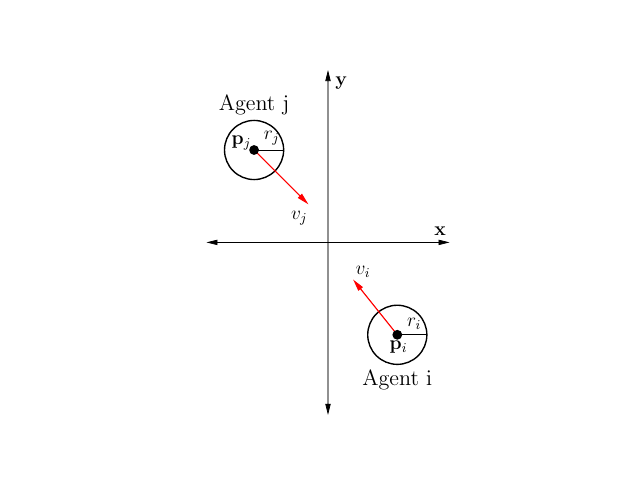

Reproduce this figure in Python.
import matplotlib.pyplot as plt

# Enable LaTeX for text rendering
plt.rcParams['text.usetex'] = True
plt.rcParams['font.family'] = 'serif'
plt.rcParams['font.serif'] = 'Computer Modern'

# Positions and radii
pA = [0.75, -1]
pB = [-0.8, 1]
rA = 0.32
rB = 0.32

# Velocities
vA = [-0.4, 0.5]
vB = [0.5, -0.5]

fig, ax = plt.subplots()

# Plotting the circles
circleA = plt.Circle((pA[0], pA[1]), rA,  facecolor='none',
                     edgecolor='black', lw=1.0)
circleB = plt.Circle((pB[0], pB[1]), rB,  facecolor='none',
                     edgecolor='black', lw=1.0)
ax.add_artist(circleA)
ax.add_artist(circleB)

# Plotting the points
plt.plot(pA[0], pA[1], 'ko')  # Point A
plt.plot(pB[0], pB[1], 'ko')  # Point B

# Annotating the points
plt.text(pA[0] + 0.1, pA[1] - 0.2, '  $\mathbf{p}_i$', fontsize=14,
         verticalalignment='bottom', horizontalalignment='right', weight='bold')
plt.text(pB[0] - 0.05, pB[1], '  $\mathbf{p}_j$', fontsize=14,
         verticalalignment='bottom', horizontalalignment='right', weight='bold')

# Drawing radius lines
plt.plot([pA[0], pA[0] + rA], [pA[1], pA[1]], 'k-', lw=0.5)
plt.plot([pB[0], pB[0] + rB], [pB[1], pB[1]], 'k-', lw=0.5)

# Annotating radii
plt.text(pA[0] + rA/3, pA[1] + 0.05, '$r_i$', fontsize=14,
         verticalalignment='bottom', horizontalalignment='left')
plt.text(pB[0] + rB/3, pB[1] + 0.05, '$r_j$', fontsize=14,
         verticalalignment='bottom', horizontalalignment='left')

# Adding labels A and B
plt.text(pA[0], pA[1] - 1.2 * rA, r'Agent i', fontsize=16,
         verticalalignment='top', horizontalalignment='center')
plt.text(pB[0], pB[1] + 1.2 * rB, r'Agent j', fontsize=16,
         verticalalignment='bottom', horizontalalignment='center')

# Adding velocity arrows
plt.arrow(pA[0], pA[1], vA[0], vA[1], head_width=0.05,
          head_length=0.1, fc='r', ec='r', lw=0.5)
plt.arrow(pB[0], pB[1], vB[0], vB[1], head_width=0.05,
          head_length=0.1, fc='r', ec='r', lw=0.5)

# Setting axis limits
plt.xlim(-2, 2)
plt.ylim(-2, 2)

plt.text(1.15, 0.08, r'$\mathbf{x}$', fontsize=14)
plt.text(0.08, 1.7, r'$\mathbf{y}$', fontsize=14)

# Adding arrows for axes
plt.arrow(0, 0, 1.2, 0, head_width=0.05,
          head_length=0.1, fc='k', ec='k', lw=0.25)
plt.arrow(0, 0, 0, 1.75, head_width=0.05,
          head_length=0.1, fc='k', ec='k', lw=0.25)
plt.arrow(0, 0, -1.2, 0, head_width=0.05,
          head_length=0.1, fc='k', ec='k', lw=0.25)
plt.arrow(0, 0, 0, -1.75, head_width=0.05,
          head_length=0.1, fc='k', ec='k', lw=0.25)

plt.text(vB[0]-0.2, vB[1]+0.15, r'$v_i$', fontsize=14)

plt.text(vA[0], vA[1]-0.25, r'$v_j$', fontsize=14)

# Hiding grid and axis
ax.grid(False)
ax.axis('off')

# Setting aspect ratio to be equal
ax.set_aspect('equal', 'box')


plt.savefig('orca_plot.pdf', format='pdf')
